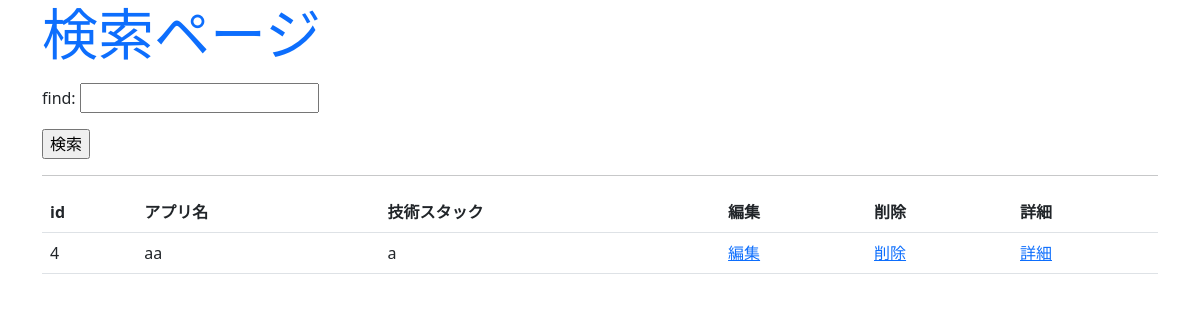
Page /app/find on the earlier database version.
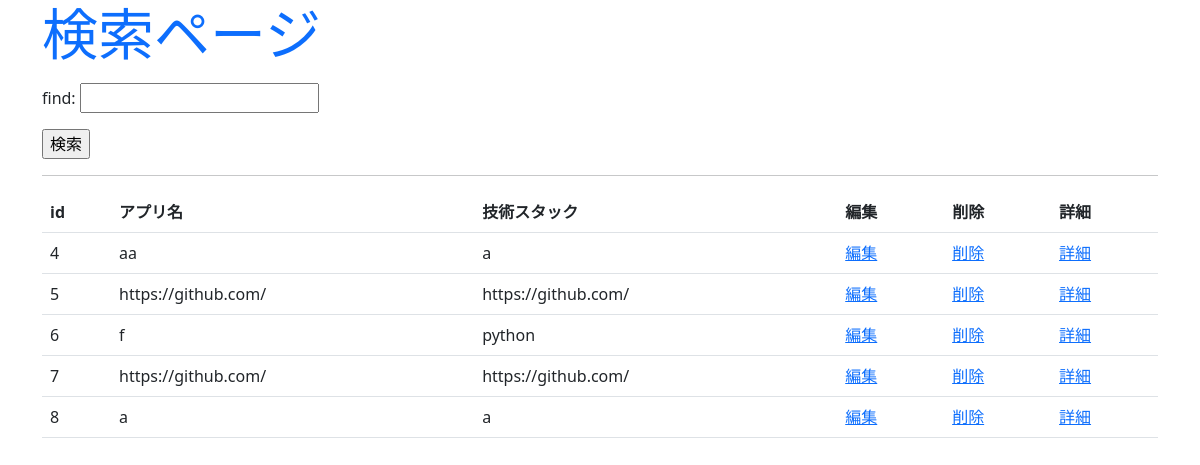
Same page on the later database version.
### app/models.py (models this page shows, shortened)
class Apps(models.Model):
    file = models.FileField(upload_to="file/%Y/%m/%d")
    title= models.CharField(max_length=100)
    giturl=models.URLField(max_length=10000)
    link=models.URLField(max_length=10000)
    tech=models.CharField(max_length=100)
    content=models.CharField(max_length=1000)
    a1=models.CharField(max_length=1000)

### app/views.py (the view)
# urls.py: path("find",views.find, name="find"),
def find(request):
    if(request.method=="POST"):
        form=FindForm(request.POST)
        find=request.POST["find"]
        data=Apps.objects.filter(title=find)
    else:
        form=FindForm()
        data=Apps.objects.all()
    params={
        "title":"検索ページ",
        "form":form,
        "data":data,
    }
    return render(request,"app/find.html",params)

### app/forms.py
class FindForm(forms.Form):
    find=forms.CharField(label="find",\
        widget=TextInput(attrs={"class":"forms-control"}))

### app/templates/app/find.html (shortened to what this page needs)
<!DOCTYPE html>
<html lang="en">
<head>
    <link href="https://cdn.jsdelivr.net/npm/bootstrap@5.0.2/dist/css/bootstrap.min.css" rel="stylesheet">
</head>
<body class="container">
    <h1 class="display-4 text-primary">
    </h1>
    <form action="{%url "find" %}" method="post">
        {{form.as_p}}
        <tr><th></th><td>
            <input type="submit" value="検索",class="btn btn-primary">
        </td></tr>
    </form>
    <hr>
    <table class="table">
        <tr>
            <th>id</th>
            <th>アプリ名</th>
            <th>技術スタック</th>
            <th>編集</th>
            <th>削除</th>
            <th>詳細</th>
        </tr>
        {% for find in data %}
            <tr>
                <td>{{find.id}}</td>
                <td>{{find.title}}</td>
                <td>{{find.tech}}</td>
                <td><a href="{%url "edit" find.id %}">編集</a></td>
                <td><a href="{%url "delete" find.id %}">削除</a></td>
                <td><a href="{%url "detail" find.id %}">詳細</a></td>
            </tr>
        {% endfor %}
    </table>
</body>
</html>

Differences in the rows shown:
added Apps: id "5", title "https://github.com/", tech "https://github.com/"
added Apps: id "6", title "f", tech "python"
added Apps: id "7", title "https://github.com/", tech "https://github.com/"
added Apps: id "8", title "a", tech "a"
